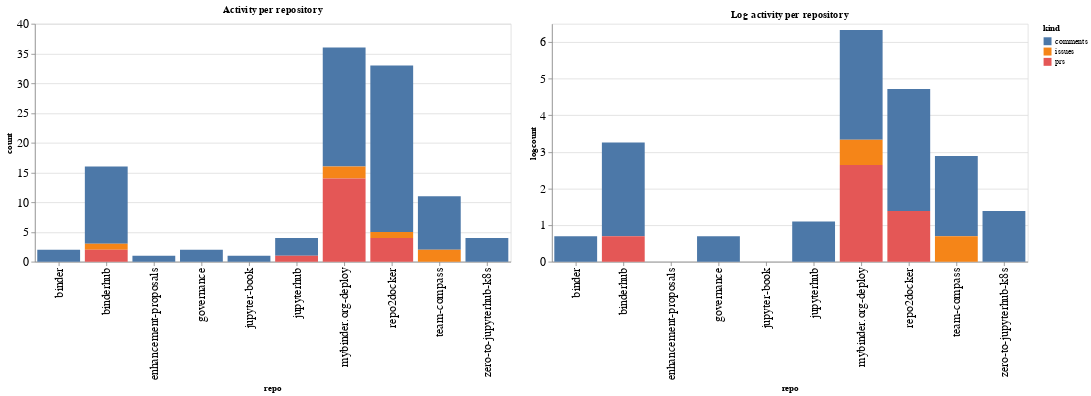

The cell this chart's notebook holds for it:
### Code cell
ch1 = alt.Chart(repo_summaries, width=600, title="Activity per repository").mark_bar().encode(
    x='repo',
    y='count',
    color='kind',
    tooltip="kind"
)

ch2 = alt.Chart(repo_summaries, width=600, title="Log activity per repository").mark_bar().encode(
    x='repo',
    y='logcount',
    color='kind',
    tooltip="kind"
)

ch1 | ch2

### Figure 1 — Vega-Lite specification as saved in the notebook (floating-point values rounded to 4 significant figures)
{"config": {"axisLeft": {"labelFontSize": 15}, "axisBottom": {"labelFontSize": 15}}, "hconcat": [{"mark": "bar", "encoding": {"color": {"type": "nominal", "field": "kind"}, "tooltip": {"type": "nominal", "field": "kind"}, "x": {"type": "nominal", "field": "repo"}, "y": {"type": "quantitative", "field": "count"}}, "title": "Activity per repository", "width": 600}, {"mark": "bar", "encoding": {"color": {"type": "nominal", "field": "kind"}, "tooltip": {"type": "nominal", "field": "kind"}, "x": {"type": "nominal", "field": "repo"}, "y": {"type": "quantitative", "field": "logcount"}}, "title": "Log activity per repository", "width": 600}], "data": {"name": "data-f9f3fcdb2aa3005267ea2865dfd6c01e"}, "$schema": "https://vega.github.io/schema/vega-lite/v4.8.1.json", "datasets": {"data-f9f3fcdb2aa3005267ea2865dfd6c01e": [{"repo": "binder", "kind": "comments", "count": 2, "logcount": 0.6931}, {"repo": "binderhub", "kind": "comments", "count": 13, "logcount": 2.565}, {"repo": "binderhub", "kind": "issues", "count": 1, "logcount": 0.0}, {"repo": "binderhub", "kind": "prs", "count": 2, "logcount": 0.6931}, {"repo": "enhancement-proposals", "kind": "comments", "count": 1, "logcount": 0.0}, {"repo": "governance", "kind": "comments", "count": 2, "logcount": 0.6931}, {"repo": "jupyter-book", "kind": "comments", "count": 1, "logcount": 0.0}, {"repo": "jupyterhub", "kind": "comments", "count": 3, "logcount": 1.099}, {"repo": "jupyterhub", "kind": "prs", "count": 1, "logcount": 0.0}, {"repo": "mybinder.org-deploy", "kind": "comments", "count": 20, "logcount": 2.996}, {"repo": "mybinder.org-deploy", "kind": "issues", "count": 2, "logcount": 0.6931}, {"repo": "mybinder.org-deploy", "kind": "prs", "count": 14, "logcount": 2.639}, {"repo": "repo2docker", "kind": "comments", "count": 28, "logcount": 3.332}, {"repo": "repo2docker", "kind": "issues", "count": 1, "logcount": 0.0}, {"repo": "repo2docker", "kind": "prs", "count": 4, "logcount": 1.386}, {"repo": "team-compass", "kind": "comments", "count": 9, "logcount": 2.197}, {"repo": "team-compass", "kind": "issues", "count": 2, "logcount": 0.6931}, {"repo": "zero-to-jupyterhub-k8s", "kind": "comments", "count": 4, "logcount": 1.386}]}}
